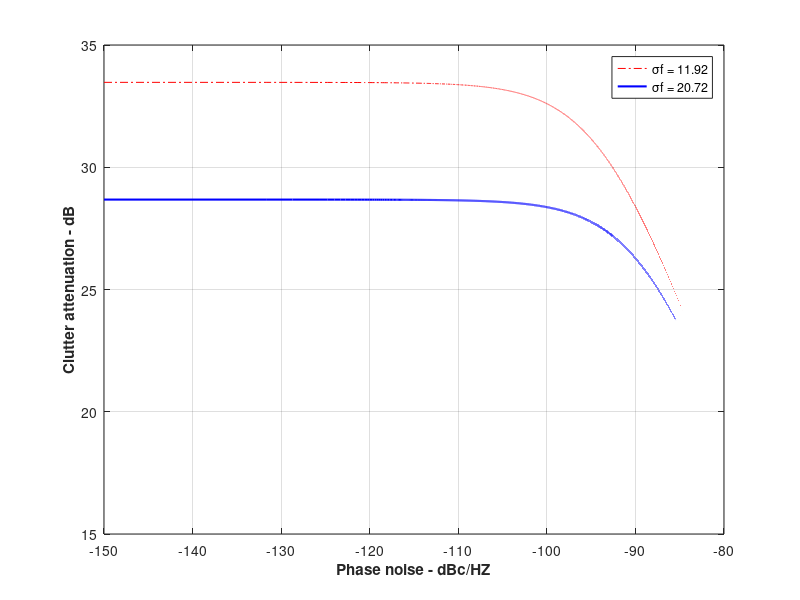

The MATLAB script that drew this image:
% generates Fig. 10.25 of text
clc
clear all
close all
format long
PRF = 1/400e-6;
taup = 1e-6;
sigma1 = 11.93;
sigma2 = 20.72;
phi0L = 10^-15.00;
phi0U = 10^-8;
phi0 = linspace(phi0L,phi0U,150000);
phi_ratio = phi0 ./ taup;
% two-pulse MTI
%%%% sigma1 %%%%
gns = 1/2 * (2*pi*sigma1/PRF)^2
den = gns + phi_ratio;
CA_NS = 10*log10(1.0 ./ den);
%%%% sigma2 %%%%%
gs = 1/2 * (2*pi*sigma2/PRF)^2;
den = gs + phi_ratio;
CA_S = 10*log10(1.0 ./ den);
x_axis = 10*log10(phi0);
figure(1)
plot(x_axis,CA_NS,'r-.',x_axis,CA_S,'b','linewidth',1.5)
grid
% axis([-135 -90 20 35])
xlabel('\bfPhase noise - dBc/HZ')
ylabel('\bfClutter attenuation - dB')
legend('\sigmaf = 11.92', '\sigmaf = 20.72')